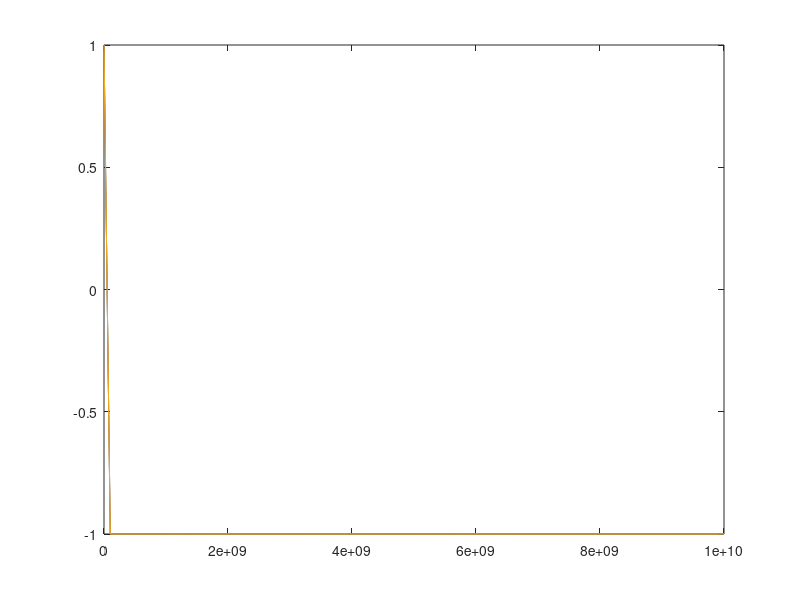

MATLAB code for this plot:
%%%% Physics Assignment Plot %%%%%%

%%% parameters %%%%
R1 = 10;
R2 = 100;
R3 = 1000;
C = 10 * (10^6);
L = 0.001;
vzero = 1;
wzero = 1/((L*C)^(0.5));
t1 = L/R1;
t2 = L/R2;
t3 = L/R3;

%%% axes %%%
xorig = linspace(0,100000000);
x = xorig/wzero;

y1 = (1-(x.^2))./((((1-(x.^2)).^2)+ ((xorig.*t1).^2)).^0.5)
y2 = (1-(x.^2))./((((1-(x.^2)).^2)+ ((xorig.*t2).^2)).^0.5)
y3 = (1-(x.^2))./((((1-(x.^2)).^2)+ ((xorig.*t3).^2)).^0.5)
plot(x,y1,x,y2,x,y3)